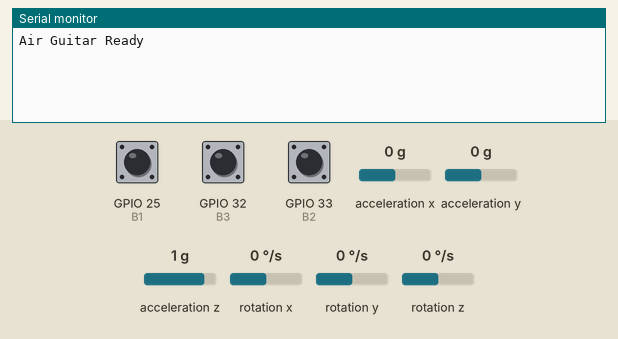
Simulated run of this sketch. Board: ESP32. Shown: the last lines printed to the serial monitor. The test bench sets the inputs (shaded band); at power-on: acceleration y 0 g, GPIO 25 (B1) HIGH, GPIO 32 (B3) HIGH, GPIO 33 (B2) HIGH, acceleration x 0 g, acceleration z 1 g, rotation x 0 °/s, rotation y 0 °/s, rotation z 0 °/s.

Above: at 1.2 s.
1.3 s: acceleration y set to -1.4 g
At 1.37 s:
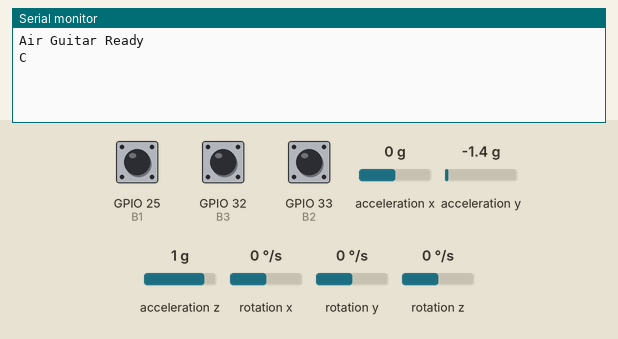
3.2 s: GPIO 25 (B1) pulled LOW for 0.15 s
At 3.33 s:
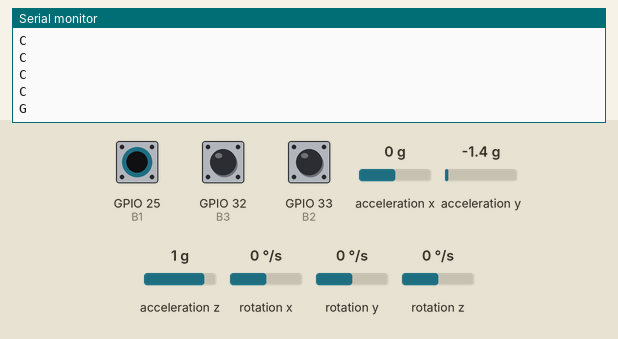
4.8 s: GPIO 32 (B3) pulled LOW for 0.15 s
At 4.89 s:
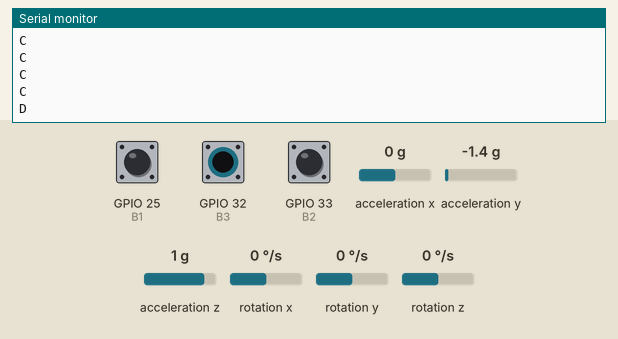
6.4 s: GPIO 33 (B2) pulled LOW for 0.15 s
At 6.52 s:
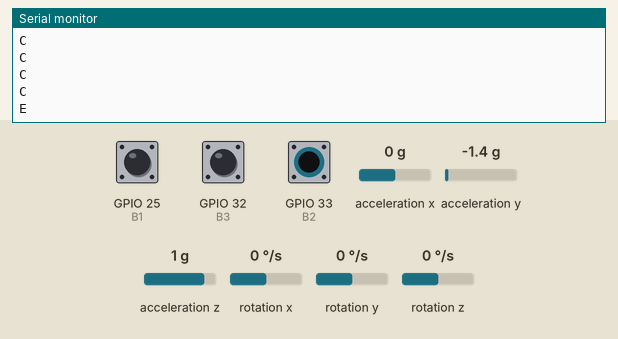
8.0 s: GPIO 25 (B1) driven LOW and GPIO 32 (B3) driven LOW
At 8.08 s:
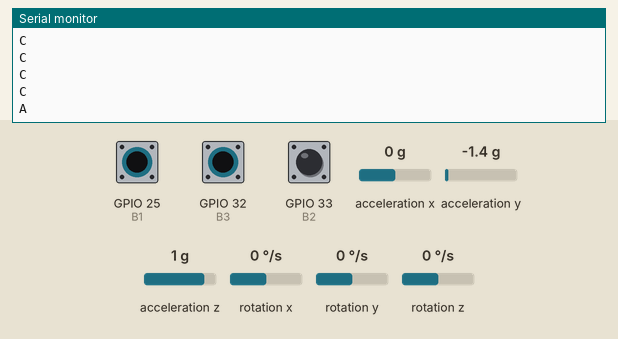
9.9 s: GPIO 33 (B2) pulled LOW for 1 s
At 10.04 s:
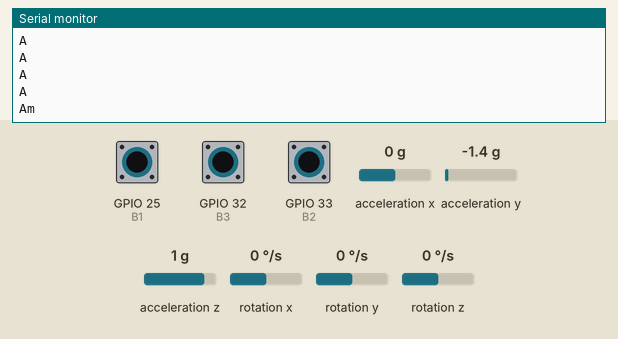

The sketch:

Air_guitar.ino
```cpp
#include <Wire.h>
#include "I2Cdev.h"
#include "MPU6050.h"
MPU6050 mpu;

// Button pins
#define B1 25
#define B2 33
#define B3 32

// Strum control
unsigned long lastStrumTime = 0;
const int strumDelay = 80 ;    // 🔥 reduced from 400 → FAST response
const int threshold = 12000;  // adjust if needed

void setup() {
  Serial.begin(115200);

  pinMode(B1, INPUT_PULLUP);
  pinMode(B2, INPUT_PULLUP);
  pinMode(B3, INPUT_PULLUP);

  Wire.begin();
  Wire.setClock(400000); // 🔥 faster MPU communication

  mpu.initialize();

  Serial.setTimeout(5); // 🔥 faster serial

  Serial.println("Air Guitar Ready");
}

String getChord() {
  bool b1 = !digitalRead(B1);
  bool b2 = !digitalRead(B2);
  bool b3 = !digitalRead(B3);

  if (!b1 && !b2 && !b3) return "C";
  if (!b1 && !b2 && b3)  return "D";
  if (!b1 && b2 && !b3)  return "E";
  if (!b1 && b2 && b3)   return "F";
  if (b1 && !b2 && !b3)  return "G";
  if (b1 && !b2 && b3)   return "A";
  if (b1 && b2 && !b3)   return "Em";
  if (b1 && b2 && b3)    return "Am";

  return "C";
}

void loop() {
  int16_t ax, ay, az;
  mpu.getAcceleration(&ax, &ay, &az);

  unsigned long currentTime = millis();

  // 🔥 improved strum detection (fast + clean)
  if (abs(ay) > threshold && (currentTime - lastStrumTime > strumDelay)) {

    String chord = getChord();
    Serial.println(chord);

    lastStrumTime = currentTime;
  }
}
```

Measured:
- after the input at 1.3 s, the serial monitor: prints a new line at once (image 1)
- after the input at 3.2 s, the serial monitor: prints a new line after 0.07 s (image 2)
- after the input at 4.8 s, the serial monitor: prints a new line at once (image 3)
- after the input at 6.4 s, the serial monitor: prints a new line after 0.06 s (image 4)
- after the input at 8.0 s, the serial monitor: prints a new line at once (image 5)
- after the input at 9.9 s, the serial monitor: prints a new line after 0.08 s (image 6)
